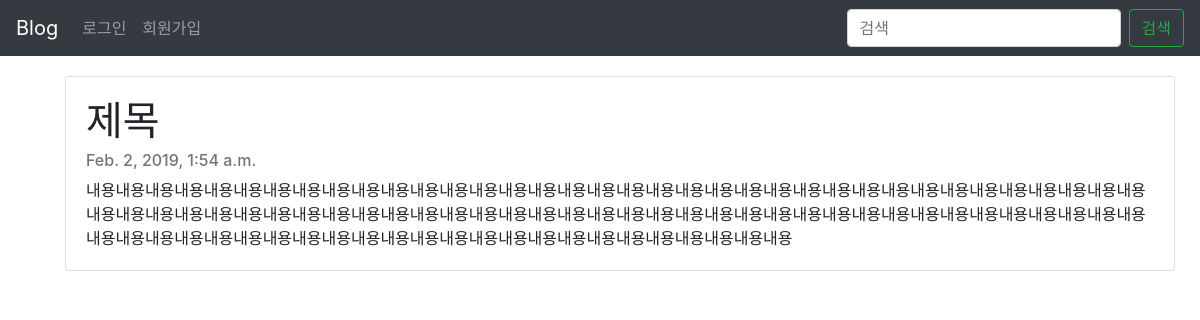
Page /blog/2 on the committed database.
### blog/models.py (models this page shows, shortened)
class Blog(models.Model):
    title = models.CharField(max_length=200)
    pub_date = models.DateTimeField('date published')
    body = models.TextField()

### blog/views.py (the view)
# urls.py: path('<int:blog_id>', views.detail, name="detail"),
def detail(request, blog_id):
    blog_detail = get_object_or_404(Blog, pk = blog_id)
    return render(request, 'detail.html', {'blog' : blog_detail})

### blog/templates/detail.html
{% extends 'base.html' %}
{% block contents %}
<div class="container">
    <div class="card" style="width: 100%; margin: 20px;">
        <div class="card-body">
            <h1 class="card-title">{{blog.title}}</h1>
            <h6 class="card-subtitle mb-2 text-muted">{{blog.pub_date}}</h6>
            <p class="card-text">{{blog.body}}</p>
        </div>
    </div>
</div>
{% endblock %}

### rows in the picture
Blog: title "제목", pub_date "Feb. 2, 2019, 1:54 a.m.", body "내용내용내용내용내용내용내용내용내용내용내용내용내용내용내용내용내용내용내용내용내용내용내용내용내용내용내용내용내용내용내용내용내용내용내용내용내용내용내용내용내용내용내용내용내용내용내용내용내용내용내용내용내용내용내용내용내용내용내용내용내용내용내용내용내용내용내용내용내용내용내용내용내용내용내용내용내용내용내용내용내용내용내용내용내용내용내용내용내용내용내용내용내용내용내용내용"
